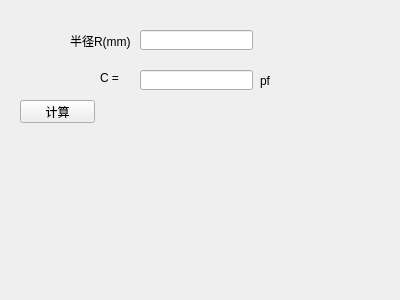
<?xml version="1.0" encoding="UTF-8"?>
<ui version="4.0">
 <class>sphere</class>
 <widget class="QWidget" name="sphere">
  <property name="geometry">
   <rect>
    <x>0</x>
    <y>0</y>
    <width>400</width>
    <height>300</height>
   </rect>
  </property>
  <property name="minimumSize">
   <size>
    <width>300</width>
    <height>150</height>
   </size>
  </property>
  <property name="windowTitle">
   <string>球形电容计算器</string>
  </property>
  <widget class="QLabel" name="label_1">
   <property name="geometry">
    <rect>
     <x>70</x>
     <y>30</y>
     <width>61</width>
     <height>21</height>
    </rect>
   </property>
   <property name="text">
    <string>半径R(mm)</string>
   </property>
  </widget>
  <widget class="QLineEdit" name="lineEdit_1">
   <property name="geometry">
    <rect>
     <x>140</x>
     <y>30</y>
     <width>113</width>
     <height>20</height>
    </rect>
   </property>
  </widget>
  <widget class="QPushButton" name="pushButton_1">
   <property name="geometry">
    <rect>
     <x>20</x>
     <y>100</y>
     <width>75</width>
     <height>23</height>
    </rect>
   </property>
   <property name="text">
    <string>计算</string>
   </property>
  </widget>
  <widget class="QLineEdit" name="lineEdit_2">
   <property name="geometry">
    <rect>
     <x>140</x>
     <y>70</y>
     <width>113</width>
     <height>20</height>
    </rect>
   </property>
  </widget>
  <widget class="QLabel" name="label_2">
   <property name="geometry">
    <rect>
     <x>100</x>
     <y>70</y>
     <width>31</width>
     <height>16</height>
    </rect>
   </property>
   <property name="text">
    <string>C = </string>
   </property>
  </widget>
  <widget class="QLabel" name="label_3">
   <property name="geometry">
    <rect>
     <x>260</x>
     <y>70</y>
     <width>54</width>
     <height>21</height>
    </rect>
   </property>
   <property name="text">
    <string>pf</string>
   </property>
  </widget>
 </widget>
 <resources/>
 <connections/>
</ui>
